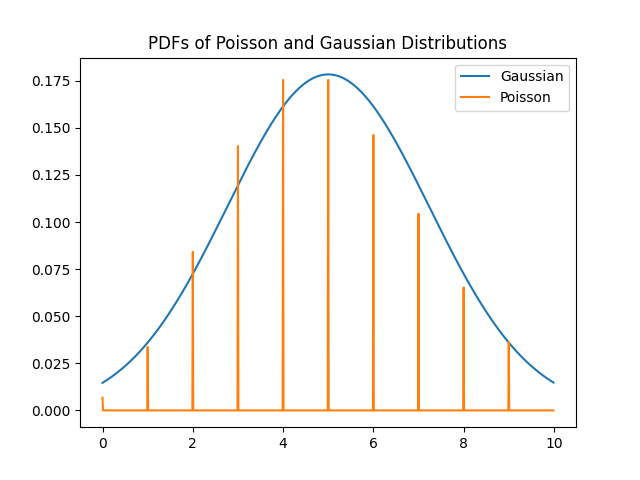

The Python source for this figure:
import numpy as np
import scipy.stats as stats
from matplotlib import pyplot as plt 

x=np.arange(0,10,0.01)
dist = stats.norm(1.5,0.5) 
dist_gaussian = stats.norm.pdf(x,5,np.sqrt(5)) 
dist_poisson = stats.poisson.pmf(x,5) 

plt.figure()
plt.plot(x,dist_gaussian,label='Gaussian')
plt.plot(x,dist_poisson,label='Poisson')
plt.title('PDFs of Poisson and Gaussian Distributions')
plt.legend()
plt.savefig('3.png')

